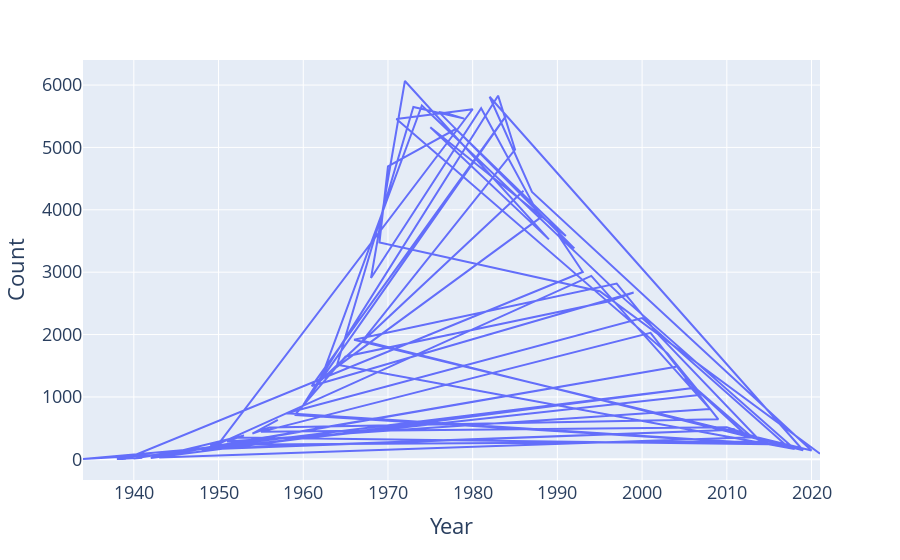

The notebook cell this image was saved under:
### Code cell
fig = px.line(female_babynames[female_babynames["Name"] == "Jennifer"],
              x = "Year", y = "Count")
fig.update_layout(font_size = 18)

### Figure 1 — Plotly figure (JSON) as saved in the notebook; plotly's stock layout.template omitted (floating-point values rounded to 4 significant figures)
{"data": [{"hovertemplate": "Year=%{x}<br>Count=%{y}<extra></extra>", "legendgroup": "", "line": {"color": "#636efa", "dash": "solid"}, "marker": {"symbol": "circle"}, "mode": "lines", "name": "", "orientation": "v", "showlegend": false, "type": "scatter", "x": [1957, 1954, 1956, 2009, 2001, 1955, 2010, 2016, 1958, 2000, 2017, 1959, 1965, 1996, 1999, 1961, 1984, 1960, 1983, 1985, 1967, 2019, 1982, 1987, 2020, 1966, 1997, 2002, 2014, 1949, 1953, 1951, 2008, 1994, 1950, 1980, 1971, 2003, 2007, 1948, 2011, 1947, 1934, 1944, 2004, 1945, 1943, 2013, 2005, 2012, 2015, 1952, 1942, 2006, 1946, 1940, 1941, 1938, 1939, 1993, 1990, 1992, 1976, 1977, 1979, 1973, 1964, 2018, 1998, 1974, 1962, 1986, 1963, 1988, 1981, 1968, 1972, 1989, 1975, 1991, 1978, 1970, 1969, 1995, 2021], "xaxis": "x", "y": [634, 412, 509, 641, 2027, 440, 515, 239, 738, 2264, 226, 709, 1649, 2529, 2675, 1174, 5519, 869, 5830, 4966, 1902, 145, 5813, 4285, 141, 1918, 2817, 1987, 286, 233, 384, 284, 808, 2940, 247, 5612, 5456, 1699, 1035, 159, 474, 163, 5, 80, 1484, 99, 30, 354, 1297, 421, 242, 350, 22, 1144, 147, 13, 24, 5, 6, 3004, 3612, 3382, 5570, 5543, 5462, 5649, 1516, 167, 2560, 5673, 1257, 4306, 1386, 3875, 5629, 2907, 6065, 3526, 5323, 3579, 5295, 4695, 3477, 2696, 91], "yaxis": "y"}], "layout": {"font": {"size": 18}, "legend": {"tracegroupgap": 0}, "margin": {"t": 60}, "xaxis": {"anchor": "y", "domain": [0, 1], "title": {"text": "Year"}}, "yaxis": {"anchor": "x", "domain": [0, 1], "title": {"text": "Count"}}}}
